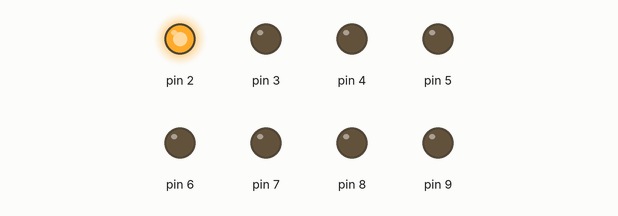
Simulated run of this sketch. Board: Arduino Uno, built with avr-gcc and run on an emulated ATmega328P. Parts: output pins drawn as LEDs (lit = HIGH).

Above: at 0.2 s.
At 1.7 s:
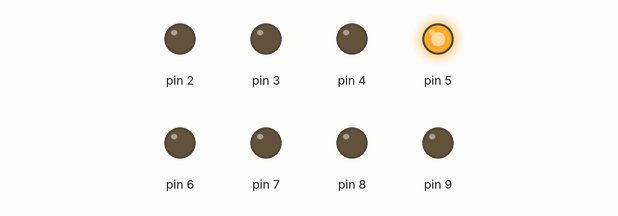
At 2.7 s:
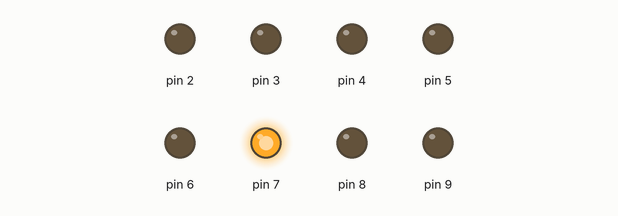
At 4.2 s:
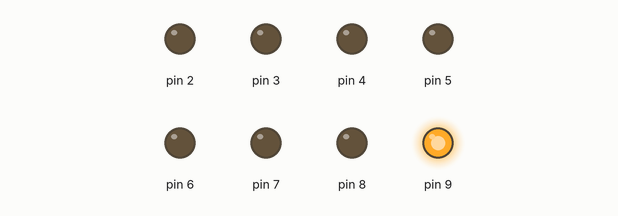
At 7.2 s:
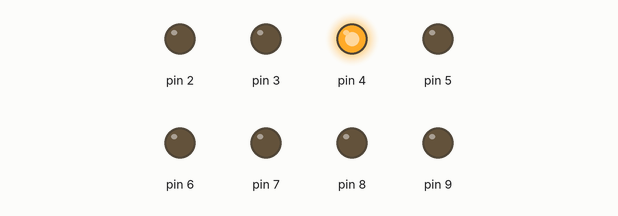
At 10.7 s:
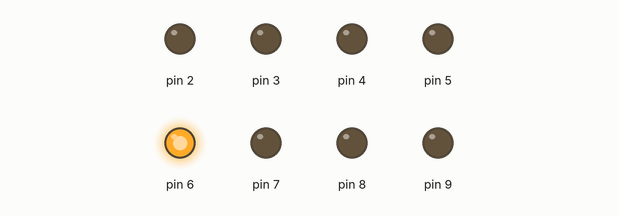
Timing chart, 0 to 11.1 s (numbered marks = the images above):
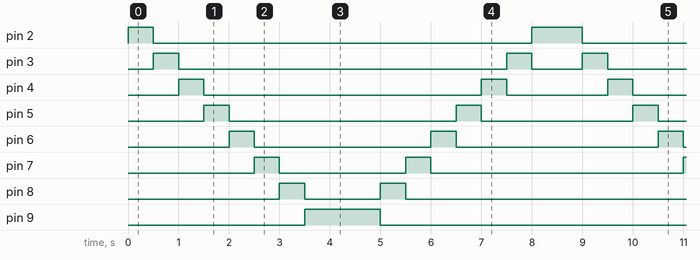

The sketch:

8led.ino
```cpp
int rychlost = 500;
byte ledky[8] = {2, 3, 4, 5, 6, 7, 8, 9};


void setup() {
  for(byte i=2; i<=9; i++) {
  	pinMode(i, OUTPUT);
  }
}

void loop() {
  for(byte i=2; i<=9; i++) {
    zhasnout();
    digitalWrite(i, HIGH);
    delay(rychlost);
  }

  delay(rychlost);

  for(byte i=9; i>=2; i--) {
    zhasnout();
    digitalWrite(i, HIGH);
    delay(rychlost);
  }
}

void zhasnout() {
  for(byte i=2; i<=9; i++) {
    digitalWrite(i, LOW);
  }
}
```

Measured:
- by itself, pin 2: repeats every 8.5 s: LOW 7.5 s, HIGH 1.0 s
- by itself, pin 3: repeats every 8.5 s: LOW 6.5 s, HIGH 0.50 s, LOW 1.0 s, HIGH 0.50 s
- by itself, pin 4: repeats every 8.5 s: LOW 5.5 s, HIGH 0.50 s, LOW 2.0 s, HIGH 0.50 s
- by itself, pin 5: repeats every 8.5 s: LOW 4.5 s, HIGH 0.50 s, LOW 3.0 s, HIGH 0.50 s
- by itself, pin 6: alternates HIGH for 0.50 s and LOW for 3.8 s
- by itself, pin 7: repeats every 8.5 s: LOW 2.5 s, HIGH 0.50 s, LOW 5.0 s, HIGH 0.50 s
- by itself, pin 8: repeats every 8.5 s: LOW 1.5 s, HIGH 0.50 s, LOW 6.0 s, HIGH 0.50 s
- by itself, pin 9: alternates HIGH for 1.5 s and LOW for 7.0 s
